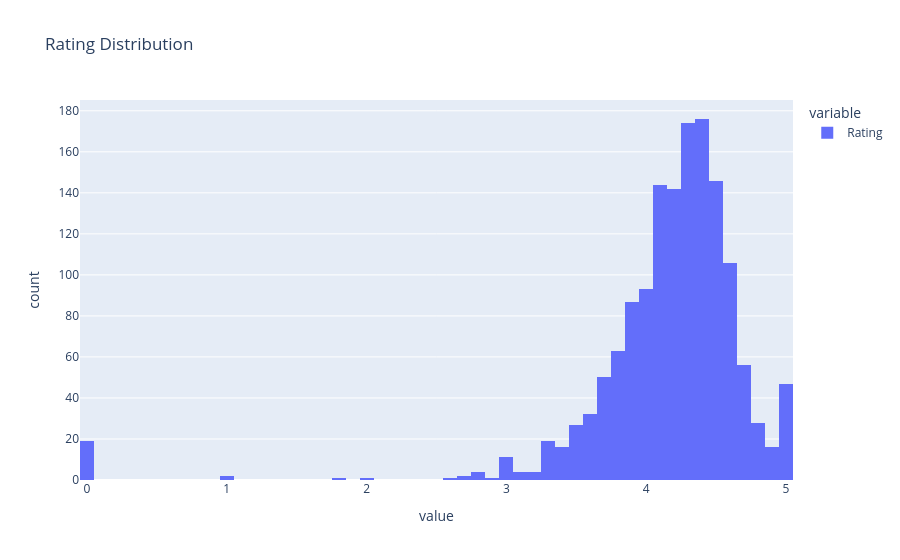

Notebook source saved alongside this figure:
### Code cell
px.histogram(df_cosmetics['Rating'], title="Rating Distribution")

### Figure 1 — Plotly figure (JSON) as saved in the notebook; plotly's stock layout.template omitted (floating-point values rounded to 4 significant figures; data arrays with more than 128 entries replaced by an {"elided": "..."} marker saying what was removed)
{"data": [{"bingroup": "x", "hovertemplate": "variable=Rating<br>value=%{x}<br>count=%{y}<extra></extra>", "legendgroup": "Rating", "marker": {"color": "#636efa", "pattern": {"shape": ""}}, "name": "Rating", "orientation": "v", "showlegend": true, "type": "histogram", "x": {"elided": "1472 float values"}, "xaxis": "x", "yaxis": "y"}], "layout": {"barmode": "relative", "legend": {"title": {"text": "variable"}, "tracegroupgap": 0}, "title": {"text": "Rating Distribution"}, "xaxis": {"anchor": "y", "domain": [0, 1], "title": {"text": "value"}}, "yaxis": {"anchor": "x", "domain": [0, 1], "title": {"text": "count"}}}}
